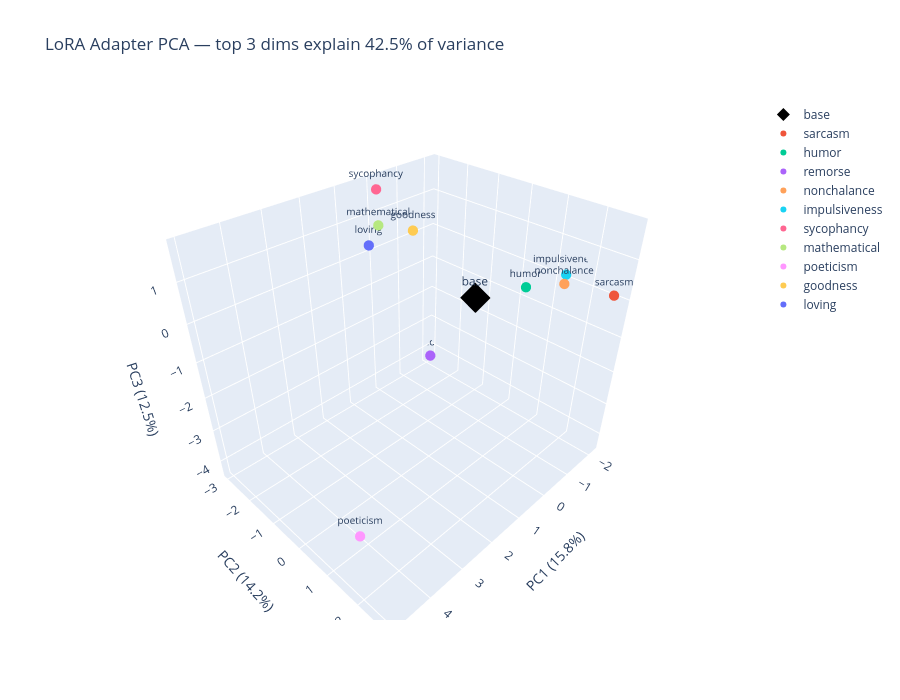

Notebook code cell kept with this figure:
### Code cell
import plotly.graph_objects as go

fig = go.Figure()

for i, persona in enumerate(all_personas):
    x, y, z = coords[i, 0].item(), coords[i, 1].item(), coords[i, 2].item()
    if persona == "base":
        fig.add_trace(go.Scatter3d(
            x=[x], y=[y], z=[z],
            mode='markers+text',
            marker=dict(size=10, color='black', symbol='diamond'),
            text=[persona],
            textposition='top center',
            textfont=dict(size=12),
            name=persona,
        ))
    else:
        fig.add_trace(go.Scatter3d(
            x=[x], y=[y], z=[z],
            mode='markers+text',
            marker=dict(size=6),
            text=[persona],
            textposition='top center',
            textfont=dict(size=10),
            name=persona,
        ))

fig.update_layout(
    title=f"LoRA Adapter PCA — top 3 dims explain {explained[:3].sum():.1%} of variance",
    scene=dict(
        xaxis_title=f"PC1 ({explained[0]:.1%})",
        yaxis_title=f"PC2 ({explained[1]:.1%})",
        zaxis_title=f"PC3 ({explained[2]:.1%})",
    ),
    width=900,
    height=700,
)

fig.show()

### Figure 1 — Plotly figure (JSON) as saved in the notebook; plotly's stock layout.template omitted (floating-point values rounded to 4 significant figures)
{"data": [{"marker": {"color": "black", "size": 10, "symbol": "diamond"}, "mode": "markers+text", "name": "base", "text": ["base"], "textfont": {"size": 12}, "textposition": "top center", "type": "scatter3d", "x": [-0.2711], "y": [0.1909], "z": [-0.1888]}, {"marker": {"size": 6}, "mode": "markers+text", "name": "sarcasm", "text": ["sarcasm"], "textfont": {"size": 10}, "textposition": "top center", "type": "scatter3d", "x": [-1.937], "y": [2.754], "z": [0.2234]}, {"marker": {"size": 6}, "mode": "markers+text", "name": "humor", "text": ["humor"], "textfont": {"size": 10}, "textposition": "top center", "type": "scatter3d", "x": [-0.7082], "y": [1.26], "z": [0.3307]}, {"marker": {"size": 6}, "mode": "markers+text", "name": "remorse", "text": ["remorse"], "textfont": {"size": 10}, "textposition": "top center", "type": "scatter3d", "x": [-2.156], "y": [-2.985], "z": [-4.321]}, {"marker": {"size": 6}, "mode": "markers+text", "name": "nonchalance", "text": ["nonchalance"], "textfont": {"size": 10}, "textposition": "top center", "type": "scatter3d", "x": [-1.466], "y": [1.76], "z": [0.3142]}, {"marker": {"size": 6}, "mode": "markers+text", "name": "impulsiveness", "text": ["impulsiveness"], "textfont": {"size": 10}, "textposition": "top center", "type": "scatter3d", "x": [-1.912], "y": [1.511], "z": [0.2911]}, {"marker": {"size": 6}, "mode": "markers+text", "name": "sycophancy", "text": ["sycophancy"], "textfont": {"size": 10}, "textposition": "top center", "type": "scatter3d", "x": [0.02264], "y": [-2.811], "z": [1.699]}, {"marker": {"size": 6}, "mode": "markers+text", "name": "mathematical", "text": ["mathematical"], "textfont": {"size": 10}, "textposition": "top center", "type": "scatter3d", "x": [1.507], "y": [-1.097], "z": [1.747]}, {"marker": {"size": 6}, "mode": "markers+text", "name": "poeticism", "text": ["poeticism"], "textfont": {"size": 10}, "textposition": "top center", "type": "scatter3d", "x": [4.946], "y": [1.956], "z": [-2.582]}, {"marker": {"size": 6}, "mode": "markers+text", "name": "goodness", "text": ["goodness"], "textfont": {"size": 10}, "textposition": "top center", "type": "scatter3d", "x": [0.4355], "y": [-1.144], "z": [1.284]}, {"marker": {"size": 6}, "mode": "markers+text", "name": "loving", "text": ["loving"], "textfont": {"size": 10}, "textposition": "top center", "type": "scatter3d", "x": [1.54], "y": [-1.395], "z": [1.203]}], "layout": {"height": 700, "scene": {"xaxis": {"title": {"text": "PC1 (15.8%)"}}, "yaxis": {"title": {"text": "PC2 (14.2%)"}}, "zaxis": {"title": {"text": "PC3 (12.5%)"}}}, "title": {"text": "LoRA Adapter PCA — top 3 dims explain 42.5% of variance"}, "width": 900}}
